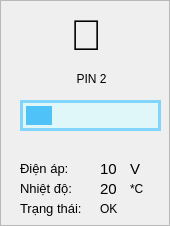
      <widget class="QFrame" name="frame_pin_2">
       <property name="styleSheet">
        <string notr="true">border: 3px solid #81D4FA;
border-radius: 10px;
background-color: #f8f9fa;

QLabel {
    border: none;
    border-radius: 0px;
}</string>
       </property>
       <property name="frameShape">
        <enum>QFrame::StyledPanel</enum>
       </property>
       <property name="frameShadow">
        <enum>QFrame::Raised</enum>
       </property>
       <widget class="QLabel" name="label_195">
        <property name="geometry">
         <rect>
          <x>70</x>
          <y>10</y>
          <width>41</width>
          <height>51</height>
         </rect>
        </property>
        <property name="font">
         <font>
          <pointsize>32</pointsize>
         </font>
        </property>
        <property name="styleSheet">
         <string notr="true">border: none;
    border-radius: 0px;</string>
        </property>
        <property name="text">
         <string>🔋</string>
        </property>
       </widget>
       <widget class="QLabel" name="label_196">
        <property name="geometry">
         <rect>
          <x>70</x>
          <y>70</y>
          <width>51</width>
          <height>17</height>
         </rect>
        </property>
        <property name="styleSheet">
         <string notr="true">border: none;
    border-radius: 0px;</string>
        </property>
        <property name="text">
         <string>  PIN 2</string>
        </property>
       </widget>
       <widget class="QProgressBar" name="progressBar_pin_2_n">
        <property name="geometry">
         <rect>
          <x>20</x>
          <y>100</y>
          <width>141</width>
          <height>31</height>
         </rect>
        </property>
        <property name="font">
         <font>
          <weight>75</weight>
          <bold>true</bold>
         </font>
        </property>
        <property name="styleSheet">
         <string notr="true">QProgressBar {
    border: 3px solid #81D4FA;
    border-radius: 18px;              /* tăng radius lên để chunk có không gian tròn */
    background-color: #E0F7FA;
    text-align: center;
    color: transparent;               /* ẩn text % mặc định nếu bạn dùng label riêng */
    height: 38px;                     /* tăng height nhẹ để chunk không bị ép */
    margin: 0px;
    padding: 0px;
}

QProgressBar::chunk {
    background-color: #4FC3F7;
    border-radius: 15px;              /* radius của chunk nhỏ hơn groove 2-3px để vừa khít */
    margin: 3px;                      /* margin nhỏ để chunk không dính sát viền groove */
    border: none;
}</string>
        </property>
        <property name="value">
         <number>24</number>
        </property>
        <property name="textVisible">
         <bool>false</bool>
        </property>
       </widget>
       <widget class="QLabel" name="label_197">
        <property name="geometry">
         <rect>
          <x>20</x>
          <y>160</y>
          <width>61</width>
          <height>17</height>
         </rect>
        </property>
        <property name="font">
         <font>
          <pointsize>10</pointsize>
         </font>
        </property>
        <property name="styleSheet">
         <string notr="true">border: none;
    border-radius: 0px;</string>
        </property>
        <property name="text">
         <string>Điện áp:</string>
        </property>
       </widget>
       <widget class="QLabel" name="label_198">
        <property name="geometry">
         <rect>
          <x>20</x>
          <y>180</y>
          <width>81</width>
          <height>17</height>
         </rect>
        </property>
        <property name="font">
         <font>
          <pointsize>10</pointsize>
         </font>
        </property>
        <property name="styleSheet">
         <string notr="true">border: none;
    border-radius: 0px;</string>
        </property>
        <property name="text">
         <string>Nhiệt độ:</string>
        </property>
       </widget>
       <widget class="QLabel" name="label_199">
        <property name="geometry">
         <rect>
          <x>20</x>
          <y>200</y>
          <width>81</width>
          <height>17</height>
         </rect>
        </property>
        <property name="font">
         <font>
          <pointsize>10</pointsize>
         </font>
        </property>
        <property name="styleSheet">
         <string notr="true">border: none;
    border-radius: 0px;</string>
        </property>
        <property name="text">
         <string>Trạng thái:</string>
        </property>
       </widget>
       <widget class="QLabel" name="pin_2_vol_value_n">
        <property name="geometry">
         <rect>
          <x>100</x>
          <y>160</y>
          <width>31</width>
          <height>17</height>
         </rect>
        </property>
        <property name="font">
         <font>
          <pointsize>11</pointsize>
          <weight>50</weight>
          <bold>false</bold>
         </font>
        </property>
        <property name="styleSheet">
         <string notr="true">border: none;
    border-radius: 0px;</string>
        </property>
        <property name="text">
         <string>10</string>
        </property>
       </widget>
       <widget class="QLabel" name="pin_2_temp_value_n">
        <property name="geometry">
         <rect>
          <x>100</x>
          <y>180</y>
          <width>31</width>
          <height>17</height>
         </rect>
        </property>
        <property name="font">
         <font>
          <pointsize>11</pointsize>
          <weight>50</weight>
          <bold>false</bold>
         </font>
        </property>
        <property name="styleSheet">
         <string notr="true">border: none;
    border-radius: 0px;</string>
        </property>
        <property name="text">
         <string>20</string>
        </property>
       </widget>
       <widget class="QLabel" name="pin_2_status_value_n">
        <property name="geometry">
         <rect>
          <x>100</x>
          <y>200</y>
          <width>61</width>
          <height>17</height>
         </rect>
        </property>
        <property name="font">
         <font>
          <pointsize>9</pointsize>
          <weight>50</weight>
          <bold>false</bold>
         </font>
        </property>
        <property name="styleSheet">
         <string notr="true">border: none;
    border-radius: 0px;</string>
        </property>
        <property name="text">
         <string>OK</string>
        </property>
       </widget>
       <widget class="QLabel" name="label_200">
        <property name="geometry">
         <rect>
          <x>130</x>
          <y>160</y>
          <width>21</width>
          <height>17</height>
         </rect>
        </property>
        <property name="font">
         <font>
          <pointsize>11</pointsize>
         </font>
        </property>
        <property name="styleSheet">
         <string notr="true">border: none;
    border-radius: 0px;</string>
        </property>
        <property name="text">
         <string>V</string>
        </property>
       </widget>
       <widget class="QLabel" name="label_201">
        <property name="geometry">
         <rect>
          <x>130</x>
          <y>180</y>
          <width>21</width>
          <height>17</height>
         </rect>
        </property>
        <property name="styleSheet">
         <string notr="true">border: none;
    border-radius: 0px;</string>
        </property>
        <property name="text">
         <string>*C</string>
        </property>
       </widget>
      </widget>
